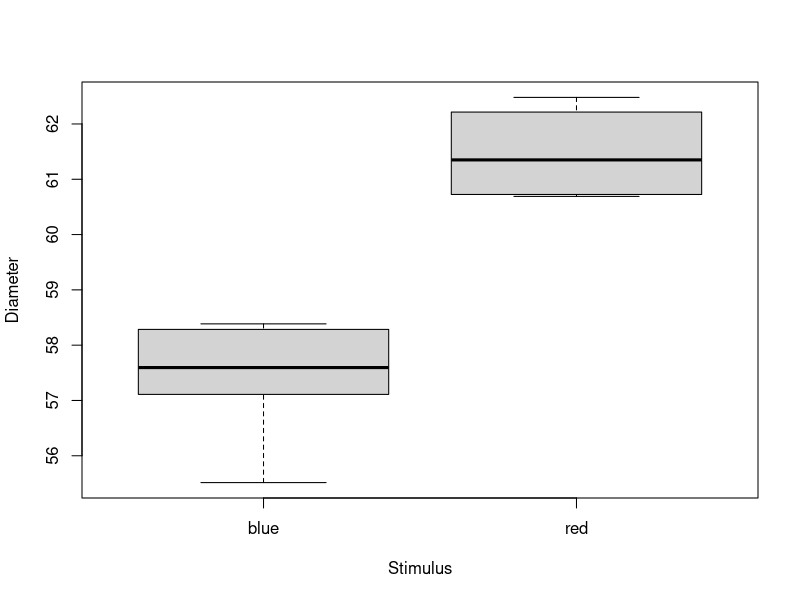
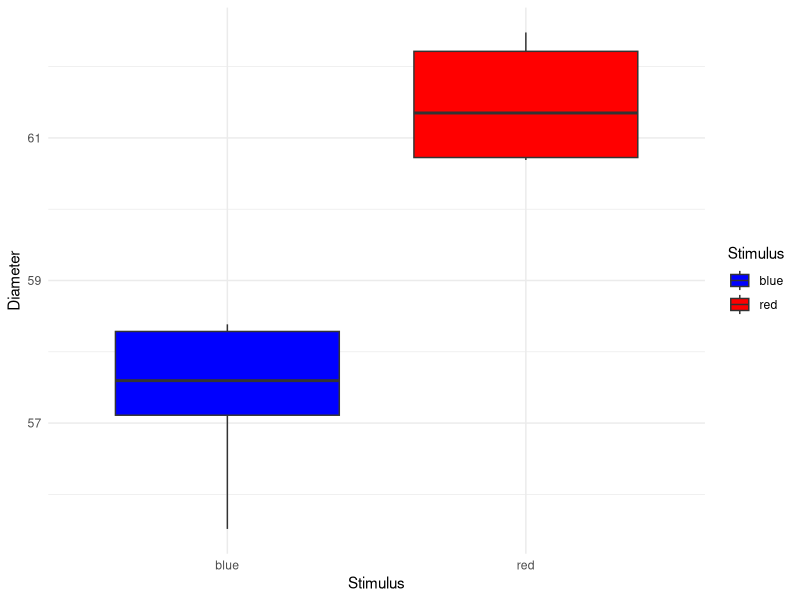

Reproduce these figures in R, in order.
## ---- chunk 1
data <- read.csv("Data_Pupils.csv")
## ---- chunk 2
data[data$Time == 7,]
## ---- chunk 3
data_subset <- data[data$Time == 7,]
data_subset
## ---- chunk 4
?wilcox.test
## ---- chunk 5
boxplot(Diameter ~ Stimulus, data = data_subset)
## ---- chunk 6
library(ggplot2)
ggplot(data_subset, aes(x=Stimulus, y=Diameter, fill = Stimulus)) + 
  geom_boxplot() + 
  scale_fill_manual(values = c("blue", "red"))+
  theme_minimal()

## ---- chunk 7
wilcox.test(Diameter ~ Stimulus, data = data_subset)
